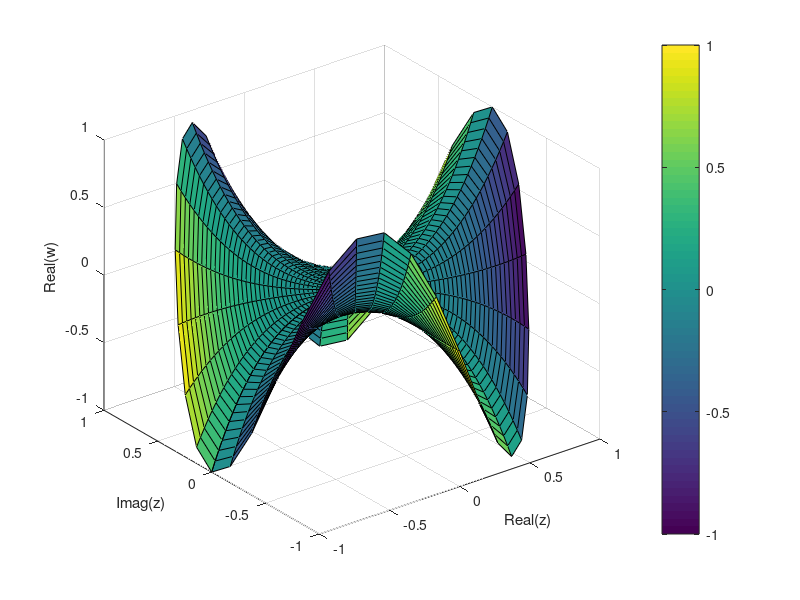

Source code (MATLAB): (Note: this script raises an error after producing the figure.)
close all
clear

r = (0:0.025:1)';                        % create a matrix of complex inputs
theta = pi*(-1:0.05:1);
z = r*exp(1i*theta);
w = z.^3;                                % calculate the complex outputs

surf(real(z),imag(z),real(w),imag(w))    % visualize the complex function using surf
xlabel('Real(z)')
ylabel('Imag(z)')
zlabel('Real(w)')
cb = colorbar;
cb.Label.String = 'Imag(w)';